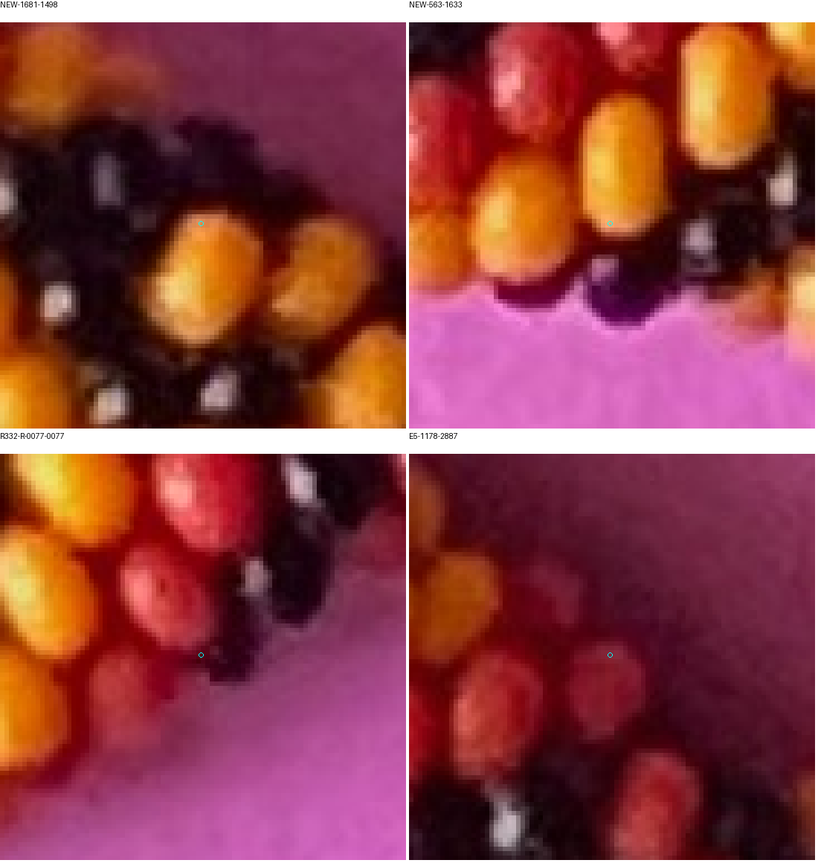
#> input picture photo2/r341/association-contexts.png, 818 x 863 px, shrunk from 1100 x 1160 before the run
$ python -i detector.py   (imports and definitions only)
#> lines starting #> are read from the running program, lines starting #| are printed output that depends on the picture; after the words box and inside, x2 and y2 are one past the last pixel; in counts of white or black regions, pixels touching at a corner belong together
"""Photographic inference API. No benchmark/truth/evaluation/file I/O imports.

infer(rgb, predictions, method, thresholds, phase1=()) -> per-hypothesis evidence.
Predicted visible/silhouette runs are MODEL rasterizations, not observed masks.
Photographic locations are supported-interior centroids, never physical centers.
"""
import numpy as np
from scipy import ndimage as ndi
from skimage.color import rgb2hsv
from skimage.segmentation import watershed
from .common import runs,mask_from_runs

DEFAULT=dict(strong=.65,partial=.40,min_pixels=8,strong_min_pixels=40,boundary=.40,foreground=.55,conflict=.25)

def prepare(rgb):
 a=np.asarray(rgb,float)/255.;hsv=rgb2hsv(a);lum=a@np.array([.2126,.7152,.0722]);chroma=a/np.maximum(a.sum(2,keepdims=True),.06)
#> after `lum = a @ np.array([0.2126, 0.7152, 0.0722])`:
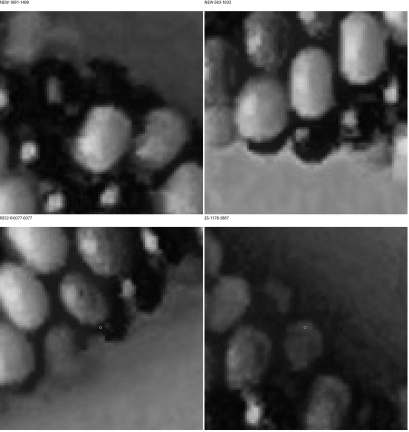
#> lum: shape (863, 818) float64 (shown at 1/2 size); min 0, max 1, mean 0.318
#> after `chroma = a / np.maximum(a.sum(2, keepdims=True), 0.06)`:
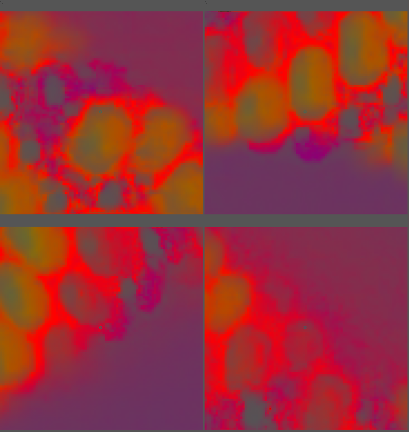
#> chroma: shape (863, 818, 3) float64 (shown at 1/2 size); mean R, G, B 0.593, 0.186, 0.221
 border=np.concatenate([chroma[:6].reshape(-1,3),chroma[-6:].reshape(-1,3),chroma[:,:6].reshape(-1,3),chroma[:,-6:].reshape(-1,3)])
 bg=np.median(border,axis=0);dist=np.linalg.norm(chroma-bg,axis=2)
#> after `bg = np.median(border, axis=0)`: bg = [0.337, 0.333, 0.333]
#> after `dist = np.linalg.norm(chroma - bg, axis=2)`:
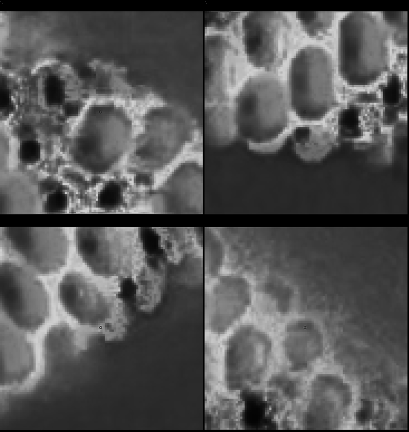
#> dist: shape (863, 818) float64 (shown at 1/2 size); min 0.00186, max 0.813, mean 0.337
 # Illumination changes alone do not make paper bead material.
 chromatic=(dist>.13)&(hsv[:,:,1]>.24)&(lum>.025)
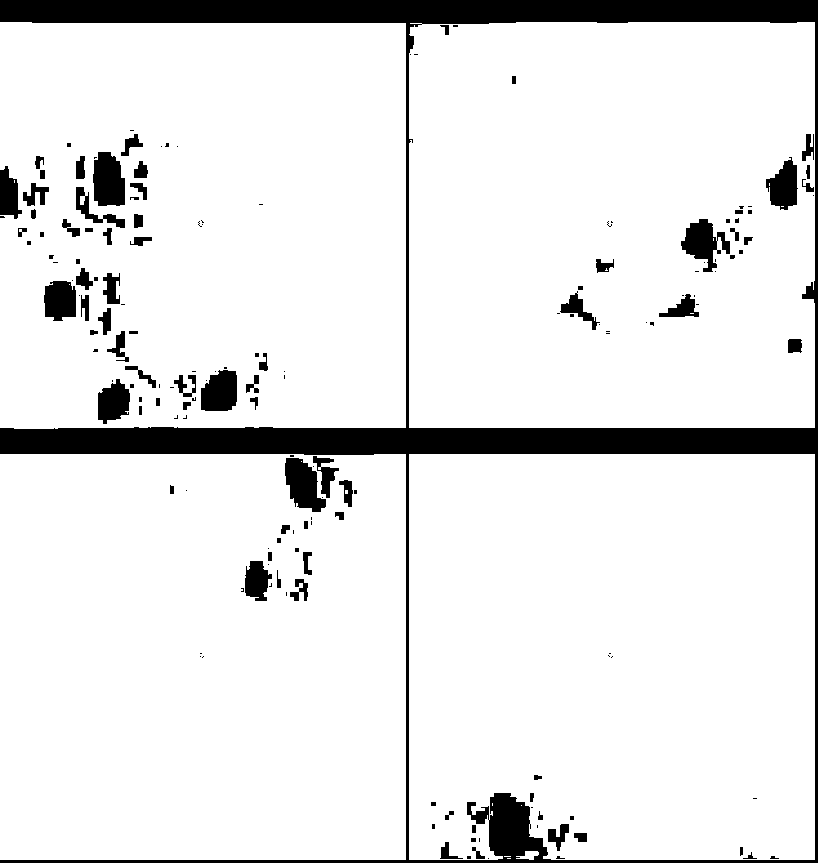
#> chromatic: shape (863, 818) bool; 90.2% white; 171 black regions (91 under 20 px), largest, box (x1, y1, x2, y2) and area: (0, 0, 818, 863) 50444, (93, 152, 125, 206) 1442, (285, 458, 326, 512) 1407
 neutral=(hsv[:,:,1]<.25)&(lum<.16)&(np.linalg.norm(bg-1/3)>.06)
#> neutral: shape (863, 818) bool; every value is 0
 positive=chromatic|neutral
 paper=(dist<.045)&(lum>.04)
#> paper: shape (863, 818) bool; 6.8% white; 18 white regions (11 under 20 px), largest, box (x1, y1, x2, y2) and area: (0, 0, 818, 863) 45895, (493, 806, 525, 851) 1109, (294, 467, 313, 498) 420
 gradient=np.sqrt(sum(ndi.sobel(a[:,:,c],axis=ax,mode='nearest')**2 for c in range(3) for ax in (0,1)))/4
 edge=ndi.maximum_filter(gradient,3)>.07
#> edge: shape (863, 818) bool; 27.5% white; 832 white regions (384 under 20 px), largest, box (x1, y1, x2, y2) and area: (0, 20, 818, 441) 80645, (0, 451, 818, 863) 47461, (128, 199, 350, 372) 12001
 smooth=ndi.gaussian_filter(lum,1)
 peaks=(smooth==ndi.maximum_filter(smooth,7))&positive&(smooth>.045)
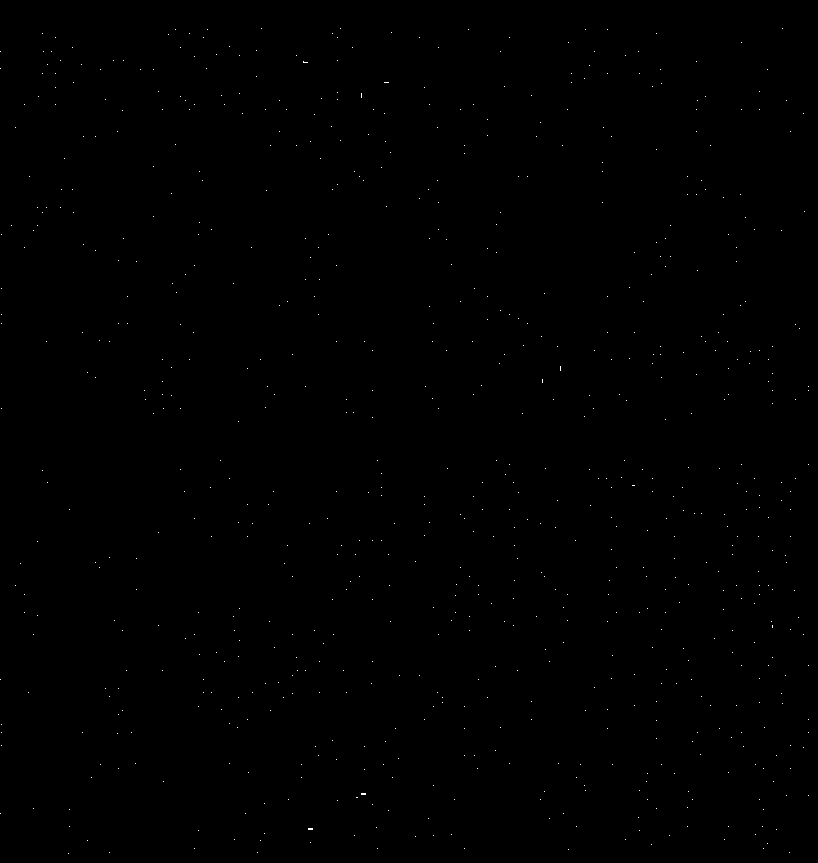
#> peaks: shape (863, 818) bool; 0.11% white in thin lines or dots
 markers,n=ndi.label(peaks);labels=watershed(-smooth,markers,mask=positive)
#> after `markers, n = ndi.label(peaks)`: n = 764
#> after `labels = watershed(-smooth, markers, mask=positive)`:
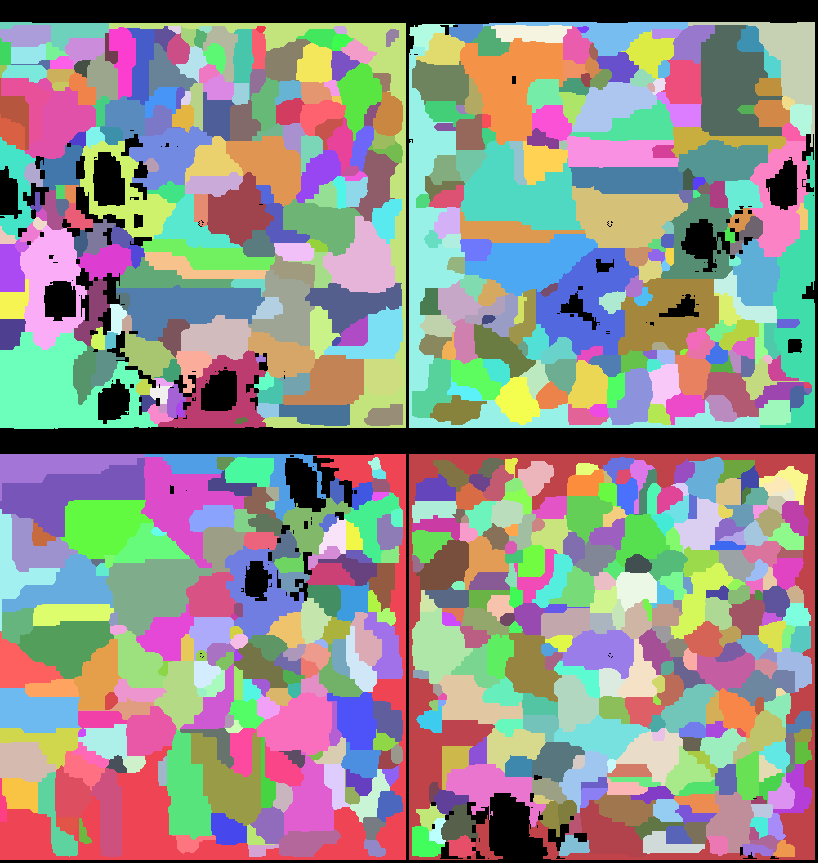
#> labels: shape (863, 818) int32; 765 distinct labels, from 0 to 764; one colour per label, 0 black
 observations=[]
 for k,sl in enumerate(ndi.find_objects(labels),1):
  if sl is None:continue
  yy,xx=np.where(labels[sl]==k);xx+=sl[1].start;yy+=sl[0].start
  if len(xx)<8:continue
  best=int(np.argmax(lum[yy,xx]));observations.append(dict(x=xx,y=yy,peak=np.array([xx[best],yy[best]]),score=float(min(1.,.40+.30*min(1,len(xx)/120)+.30*min(1,lum[yy,xx].max()/.5)))))
#> this loop made 764 passes
#> best on passes 1 to 3: 10, 15, 677
#> after the loop, observations = 764 items
 return dict(rgb=a,hsv=hsv,lum=lum,positive=positive,paper=paper,gradient=gradient,edge=edge,observations=observations,background_chroma=bg.tolist())

# [92 lines left out: functions transform, _color, _record, measure, classify, infer, not called in this run]

>>> import cv2
>>> picture = cv2.cvtColor(cv2.imread('../r341/association-contexts.png'), cv2.COLOR_BGR2RGB)
>>> result = prepare(picture)
#> result = 9 items

$ run again, on photo2/r341/audit-black-red-01.png
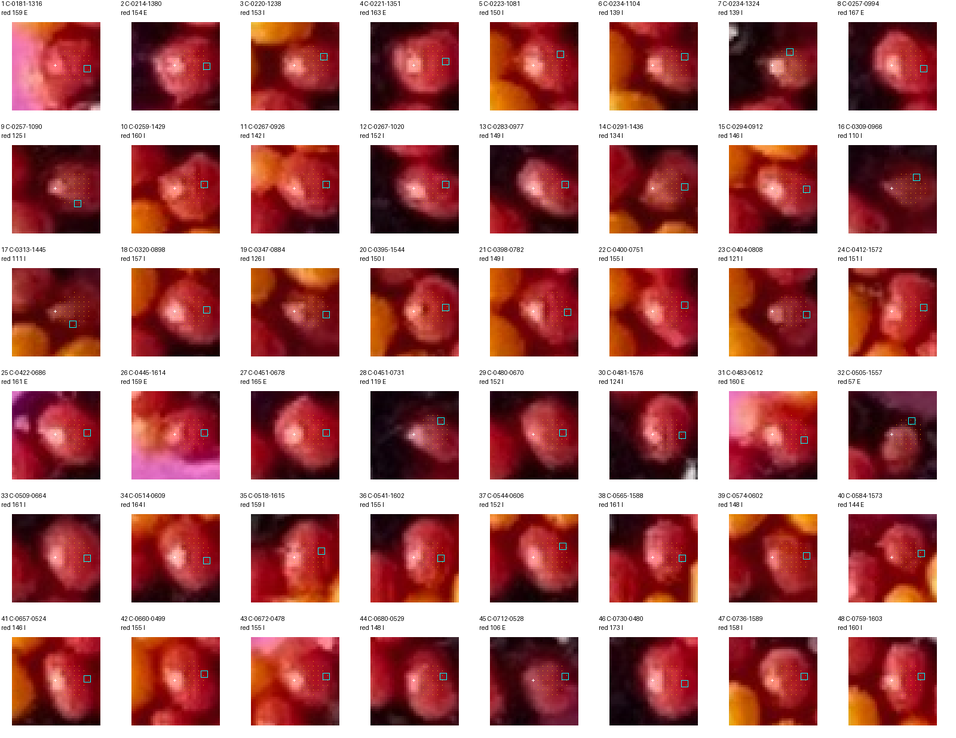
#> input picture photo2/r341/audit-black-red-01.png, 956 x 738 px, shrunk from 1600 x 1236 before the run
#> hsv: shape (738, 956, 3) float64; mean of channels 0, 1, 2 0.377, 0.445, 0.734
#> bg = [0.333, 0.333, 0.333]
#> in prepare, `chromatic=(dist>.13)&(hsv[:,:,1]>.24)&(lum>.025)`:
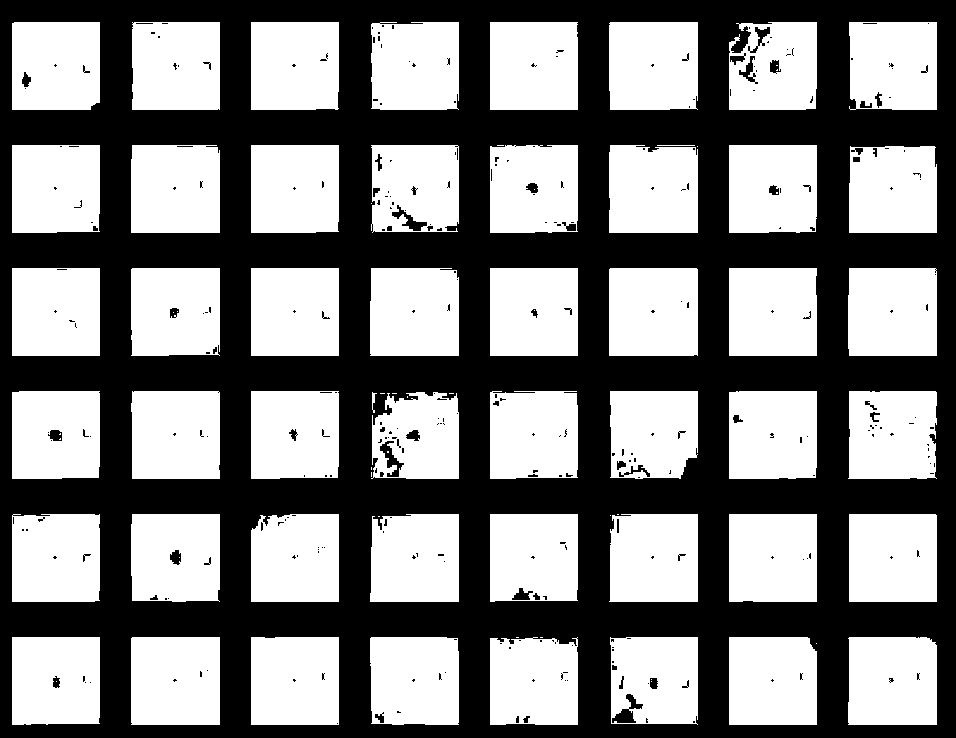
#> chromatic: shape (738, 956) bool; 51.3% white; 319 black regions (258 under 20 px), largest, box (x1, y1, x2, y2) and area: (0, 0, 956, 738) 338387, (612, 694, 643, 723) 351, (380, 441, 404, 477) 319
#> neutral: shape (738, 956) bool; every value is 0
#> paper: shape (738, 956) bool; 46.6% white; 141 white regions (140 under 20 px), largest, box (x1, y1, x2, y2) and area: (0, 0, 956, 738) 328612
#> edge: shape (738, 956) bool; 43.2% white; 233 white regions (82 under 20 px), largest, box (x1, y1, x2, y2) and area: (846, 266, 939, 359) 6632, (9, 635, 103, 728) 6403, (9, 389, 103, 482) 6233
#> peaks: shape (738, 956) bool; 0.1% white in thin lines or dots, all inside (x1, y1, x2, y2) = (18, 28, 933, 721)
#> markers: shape (738, 956) int32; 674 distinct labels, from 0 to 673
#> n = 673
#> in prepare, `labels = watershed(-smooth, markers, mask=positive)`:
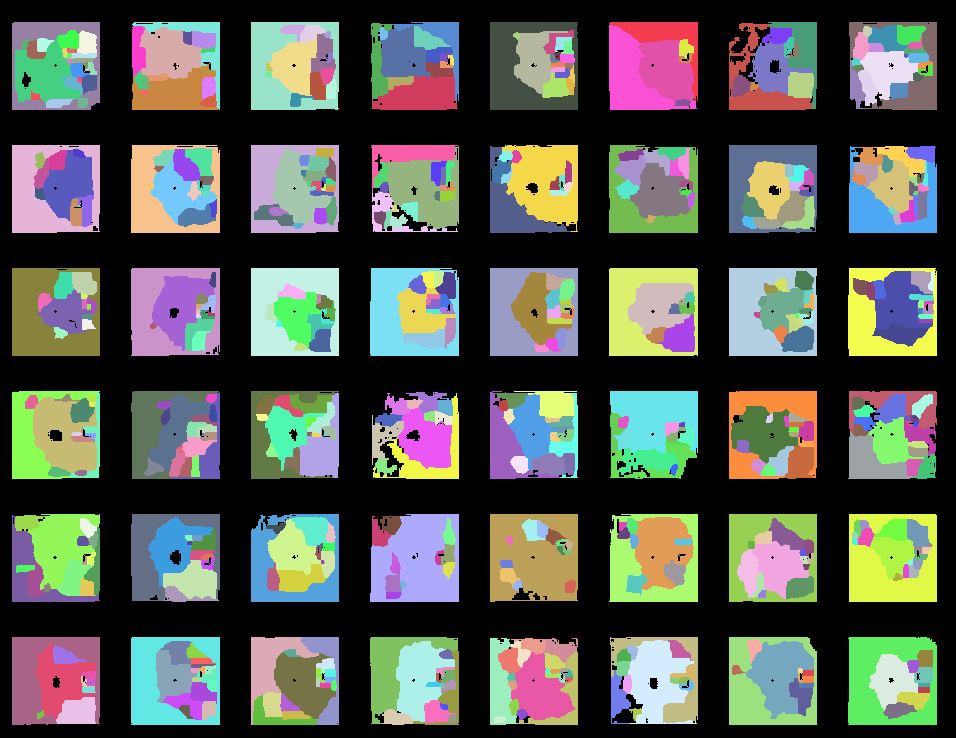
#> labels: shape (738, 956) int32; 674 distinct labels, from 0 to 673; one colour per label, 0 black
#> the loop in prepare, `for k,sl in enumerate(ndi.find_objects(labels),1):` made 673 passes
#> best on passes 1 to 3: 22, 46, 35
#> after the loop in prepare, `for k,sl in enumerate(ndi.find_objects(labels),1):`: observations = 656 items
#> result = 9 items

$ run again, on photo2/r341/audit-black-red-02.png
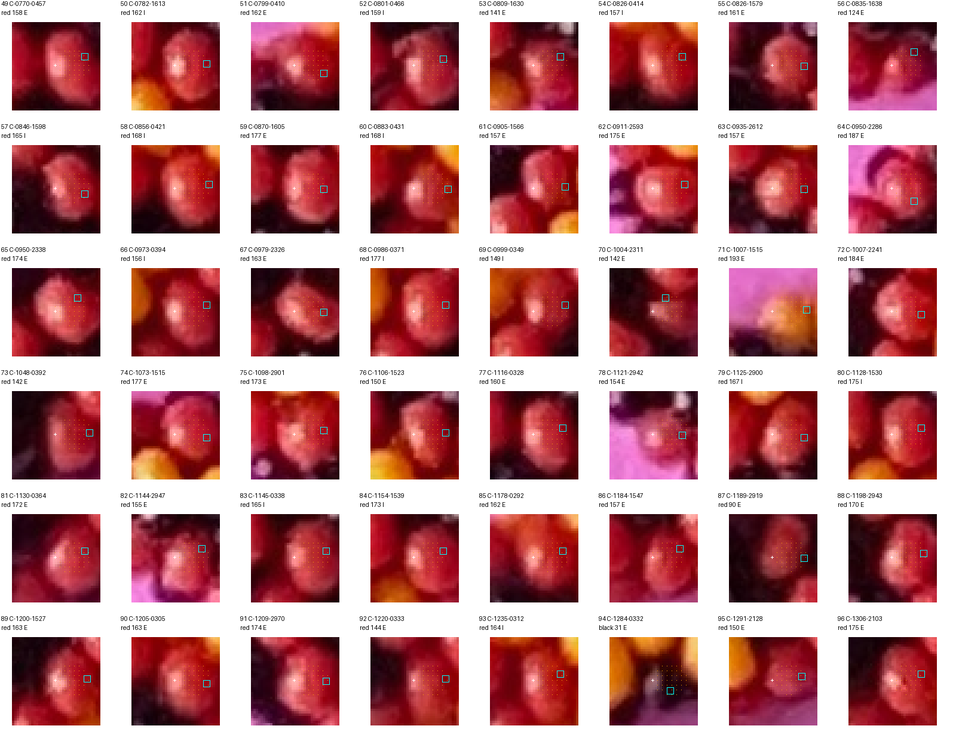
#> input picture photo2/r341/audit-black-red-02.png, 956 x 738 px, shrunk from 1600 x 1236 before the run
#> hsv: shape (738, 956, 3) float64; mean of channels 0, 1, 2 0.427, 0.434, 0.752
#> bg = [0.333, 0.333, 0.333]
#> in prepare, `chromatic=(dist>.13)&(hsv[:,:,1]>.24)&(lum>.025)`:
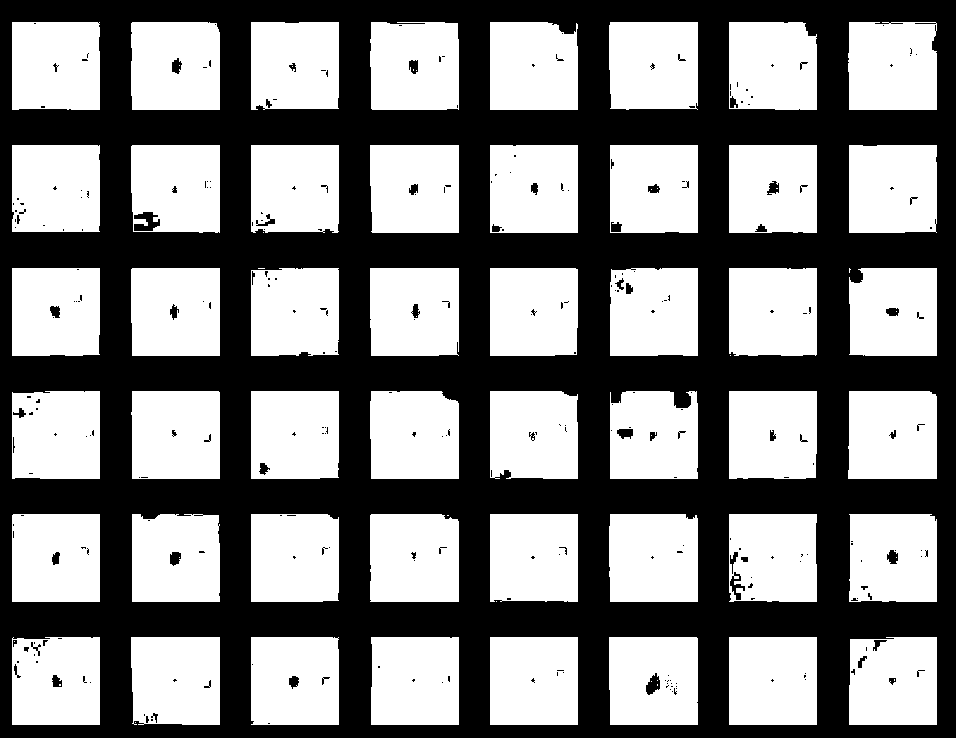
#> chromatic: shape (738, 956) bool; 51.5% white; 293 black regions (234 under 20 px), largest, box (x1, y1, x2, y2) and area: (0, 0, 956, 738) 337271, (134, 212, 160, 231) 317, (646, 673, 660, 695) 190
#> neutral: shape (738, 956) bool; every value is 0
#> paper: shape (738, 956) bool; 46.6% white; 121 white regions (120 under 20 px), largest, box (x1, y1, x2, y2) and area: (0, 0, 956, 738) 328093
#> edge: shape (738, 956) bool; 45.3% white; 221 white regions (73 under 20 px), largest, box (x1, y1, x2, y2) and area: (607, 143, 700, 236) 7359, (129, 512, 222, 605) 7195, (846, 143, 939, 236) 7019
#> peaks: shape (738, 956) bool; 0.1% white in thin lines or dots
#> markers: shape (738, 956) int32; 693 distinct labels, from 0 to 692
#> n = 692
#> in prepare, `labels = watershed(-smooth, markers, mask=positive)`:
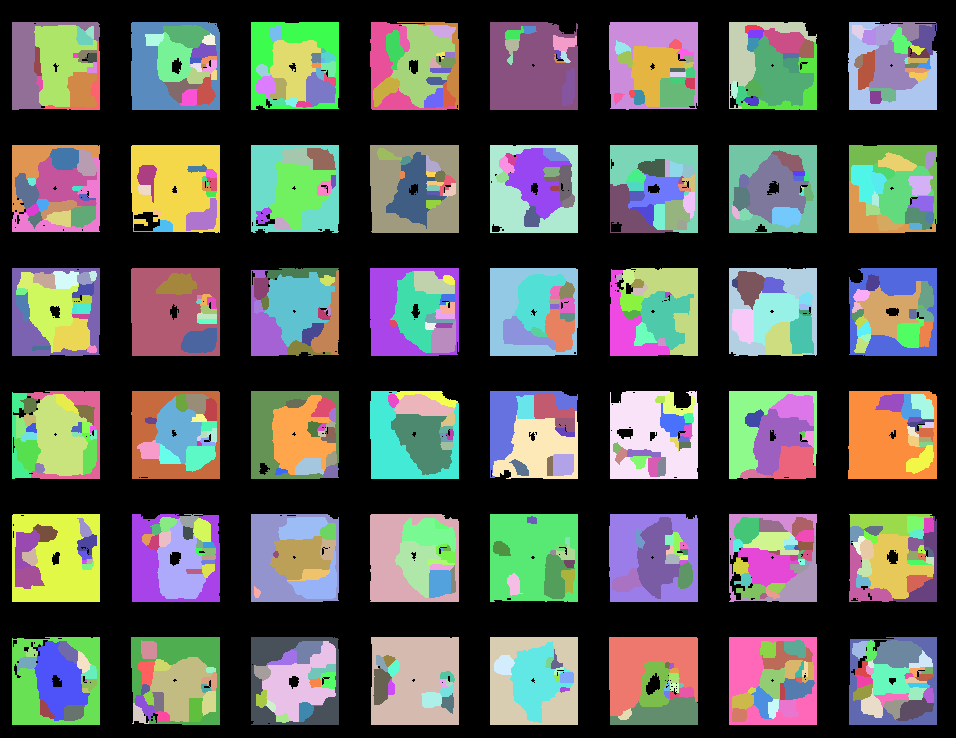
#> labels: shape (738, 956) int32; 693 distinct labels, from 0 to 692; one colour per label, 0 black
#> the loop in prepare, `for k,sl in enumerate(ndi.find_objects(labels),1):` made 692 passes
#> best on passes 1 to 3: 31, 70, 55
#> after the loop in prepare, `for k,sl in enumerate(ndi.find_objects(labels),1):`: observations = 678 items
#> result = 9 items
